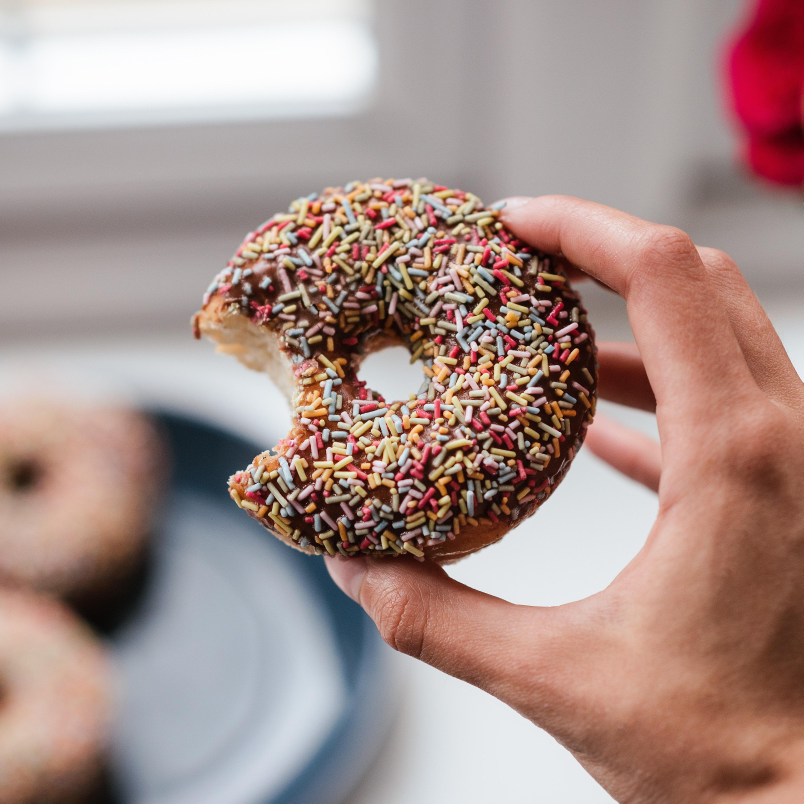
#> input picture BlogPicture/photos/2019-10-12_美食.jpg, 4016 x 4016 px, found by its file name (shown at 1/5 size); its folder holds 4 pictures in this run
$ python tool.py   (older library calls are emulated)
#> lines starting #> are read from the running program, lines starting #| are printed output that depends on the picture
### BlogPicture/ImageProcess.py
# coding=utf-8
from PIL import Image
import shutil
import os

class Graphics:
    '''图片处理类

    参数
    -------
    infile: 输入文件路径
    outfile: 输出文件路径
    '''
    def __init__(self, infile, outfile):
        self.infile = infile
        self.outfile = outfile

    # [41 lines left out: functions fixed_size, resize_by_width, resize_by_height, resize_by_size, not called in this run]


    def cut_by_ratio(self):
        """按照图片长宽进行分割

        ------------
        取中间的部分，裁剪成正方形
        """
        im = Image.open(self.infile)
        (x, y) = im.size
        if x > y:
            region = (int(x/2-y/2), 0, int(x/2+y/2), y)
            #裁切图片
            crop_img = im.crop(region)
            #保存裁切后的图片
            crop_img.save(self.outfile)
        elif x < y:
            region = (0, int(y/2-x/2), x, int(y/2+x/2))
            #裁切图片
            crop_img = im.crop(region)
            #保存裁切后的图片
            crop_img.save(self.outfile)

### BlogPicture/tool.py
#coding: utf-8
from PIL import Image
import os
import sys
import json
from datetime import datetime
from ImageProcess import Graphics

# 定义压缩比，数值越大，压缩越小
SIZE_normal = 1.0
SIZE_small = 1.5
SIZE_more_small = 2.0
SIZE_more_small_small = 3.0


def make_directory(directory):
    """创建目录"""
    os.makedirs(directory)

def directory_exists(directory):
    """判断目录是否存在"""
    if os.path.exists(directory):
        return True
    else:
        return False

def list_img_file(directory):
    """列出目录下所有文件，并筛选出图片文件列表返回"""
#> called with directory = './BlogPicture/photos/'
    old_list = os.listdir(directory)
    print (old_list)
    new_list = []
    for filename in old_list:
        name, fileformat = filename.split(".")
        if fileformat.lower() == "jpg" or fileformat.lower() == "png" or fileformat.lower() == "gif":
            new_list.append(filename)
#> in cut_photo, img is the input picture: PIL image 4016x4016 RGB; mean R, G, B 168.7, 145, 139.6
#> pass 2 of the loop in cut_photo, `for infile in file_list:`:
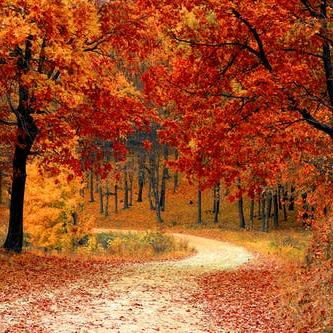
#> input picture BlogPicture/photos/2019-7-7_枫叶.jpg, 333 x 333 px, found by its file name
#> in cut_photo, img is the input picture: PIL image 333x333 RGB; mean R, G, B 161.3, 81.5, 42.8
#> pass 3 of the loop in cut_photo, `for infile in file_list:`:
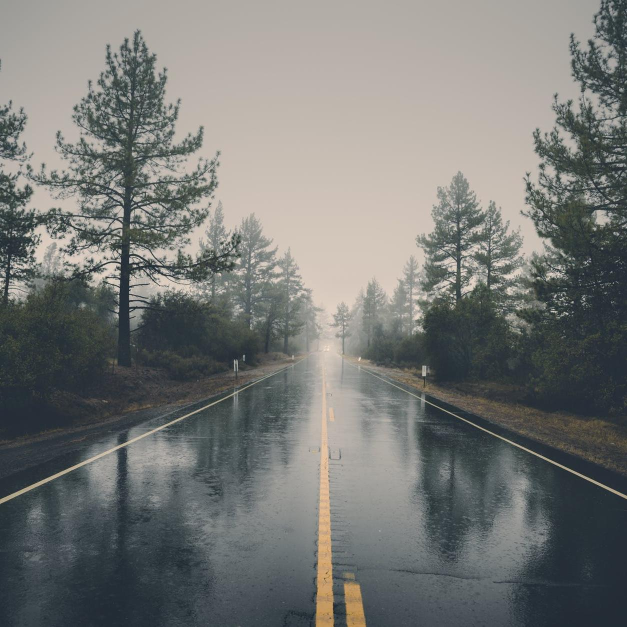
#> input picture BlogPicture/photos/2019-7-7_雨.jpg, 1254 x 1254 px, found by its file name (shown at 1/2 size)
#> in cut_photo, img is the input picture: PIL image 1254x1254 RGB; mean R, G, B 118.2, 119.7, 117.3
#> the loop made 4 passes; the first 3 are shown
#> in compress_photo, `src_dir, des_dir = "./BlogPicture/photos/", "./BlogPicture/min_photos/"`: src_dir = './BlogPicture/photos/'; des_dir = './BlogPicture/min_photos/'
#> in compress_photo, `file_list_src = list_img_file(src_dir)`: file_list_src = ['2019-10-12_美食.jpg', '2019-7-7_枫叶.jpg', '2019-7-7_雨.jpg', '2019-7-8_日本.jpg']
#> in compress_photo, `file_list_des = list_img_file(des_dir)`: file_list_des = []
    # print new_list
    return new_list


def print_help():
    print("""
    This program helps compress many image files
    you can choose which scale you want to compress your img(jpg/png/etc)
    1) normal compress(4M to 1M around)
    2) small compress(4M to 500K around)
    3) smaller compress(4M to 300K around)
    """)

def compress(choose, des_dir, src_dir, file_list):
    """压缩算法，img.thumbnail对图片进行压缩，

    参数
    -----------
    choose: str
            选择压缩的比例，有4个选项，越大压缩后的图片越小
    """
#> called with choose = '4', des_dir = './BlogPicture/min_photos/', src_dir = './BlogPicture/photos/'
    if choose == '1':
        scale = SIZE_normal
    if choose == '2':
        scale = SIZE_small
    if choose == '3':
        scale = SIZE_more_small
    if choose == '4':
        scale = SIZE_more_small_small
    for infile in file_list:
        img = Image.open(src_dir+infile)
        # size_of_file = os.path.getsize(infile)
        w, h = img.size
#> w = 4016; h = 4016
        img.thumbnail((int(w/scale), int(h/scale)))
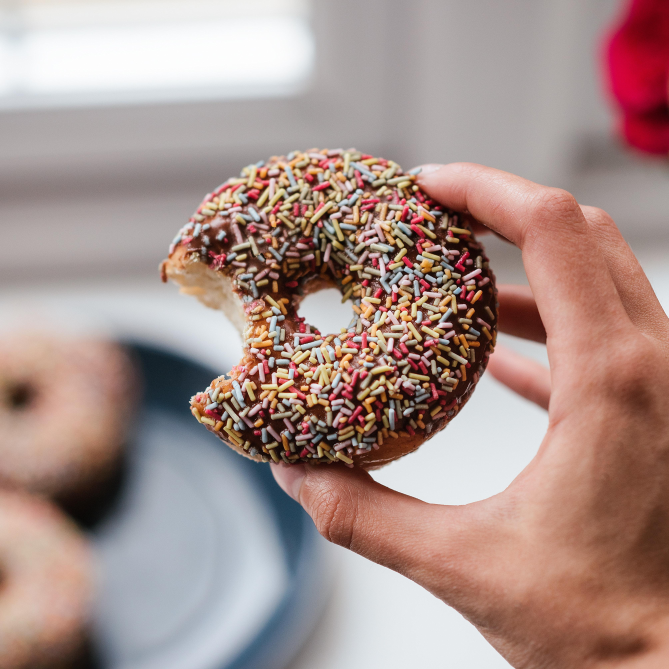
#> img: PIL image 1338x1338 RGB (shown at 1/2 size); mean R, G, B 168.7, 145, 139.6
        img.save(des_dir + infile)
#> pass 2 of the loop in compress, `for infile in file_list:`:
#> in compress, `img.thumbnail((int(w/scale), int(h/scale)))`:
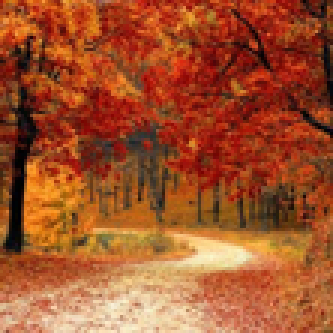
#> img: PIL image 111x111 RGB (shown 3 times larger); mean R, G, B 161.3, 81.5, 42.8
#> pass 3 of the loop in compress, `for infile in file_list:`:
#> in compress, `img.thumbnail((int(w/scale), int(h/scale)))`:
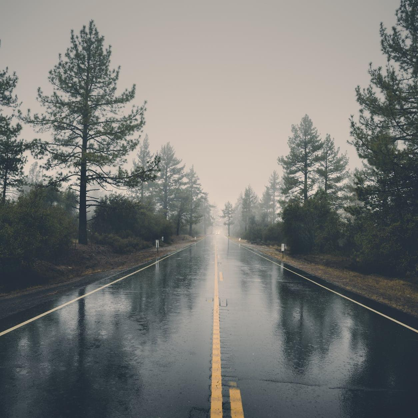
#> img: PIL image 418x418 RGB; mean R, G, B 118.2, 119.7, 117.3
#> the loop made 4 passes; the first 3 are shown
def compress_photo():
    '''调用压缩图片的函数
    '''
    src_dir, des_dir = "./BlogPicture/photos/", "./BlogPicture/min_photos/"


    if not directory_exists(src_dir):
        make_directory(src_dir)
    # business logic
    file_list_src = list_img_file(src_dir)


    if not directory_exists(des_dir):
        make_directory(des_dir)
    file_list_des = list_img_file(des_dir)
        # print file_list
    '''如果已经压缩了，就不再压缩'''
    for i in range(len(file_list_des)):
        if file_list_des[i] in file_list_src:
            file_list_src.remove(file_list_des[i])
    if len(file_list_src) == 0:
        print("=====没有新文件需要压缩=======")
    compress('4', des_dir, src_dir, file_list_src)

def handle_photo():
    '''根据图片的文件名处理成需要的json格式的数据

    -----------
    最后将data.json文件存到博客的source/photos文件夹下
    '''
    src_dir, des_dir = "./BlogPicture/photos/", "./BlogPicture/min_photos/"
#> src_dir = './BlogPicture/photos/'; des_dir = './BlogPicture/min_photos/'
    file_list = list_img_file(src_dir)
#> file_list has the same summary as file_list_src in compress_photo
    list_info = []
    file_list.sort(key=lambda x: x.split('_')[0])   # 按照日期排序

    for i in range(len(file_list)):
        filename = file_list[i]
        #print(filename)
        date_str, info = filename.split("_")
        info, _ = info.split(".")
        date = datetime.strptime(date_str, "%Y-%m-%d")
        year_month = date_str[0:7]
        if i == 0:  # 处理第一个文件
            new_dict = {"date": year_month, "arr":{'year': date.year,
                                                                   'month': date.month,
                                                                   'link': [filename],
                                                                   'text': [info],
                                                                   'type': ['image']
                                                                   }
                                        }
            list_info.append(new_dict)
        elif year_month != list_info[-1]['date']:  # 不是最后的一个日期，就新建一个dict
            new_dict = {"date": year_month, "arr":{'year': date.year,
                                                   'month': date.month,
                                                   'link': [filename],
                                                   'text': [info],
                                                   'type': ['image']
                                                   }
                        }
            list_info.append(new_dict)
        else:  # 同一个日期
            list_info[-1]['arr']['link'].append(filename)
            list_info[-1]['arr']['text'].append(info)
            list_info[-1]['arr']['type'].append('image')
#> this loop made 4 passes
#> (date_str, info) on passes 1 to 4: ('2019-10-12', '美食'), ('2019-7-7', '枫叶'), ('2019-7-7', '雨'), ('2019-7-8', '日本')
#> after the loop, list_info = 2 items
    list_info.reverse()  # 翻转
    final_dict = {"list": list_info}
    with open("./source/photos/data.json","w") as fp:
        json.dump(final_dict, fp)

def cut_photo():
    """裁剪算法

    ----------
    调用Graphics类中的裁剪算法，将src_dir目录下的文件进行裁剪（裁剪成正方形）
    """
    src_dir = "./BlogPicture/photos/"

    if not directory_exists(src_dir):
        make_directory(src_dir)
        # business logic
    file_list = list_img_file(src_dir)
    # print file_list
    if file_list:
        #print_help()
        for infile in file_list:
            img = Image.open(src_dir+infile)
            Graphics(infile=src_dir+infile, outfile=src_dir + infile).cut_by_ratio()


def git_operation():
    '''
    git 命令行函数，将仓库提交

    ----------
    需要安装git命令行工具，并且添加到环境变量中
    '''
    os.system('git add --all')
    os.system('git commit -m "add photos"')
    os.system('git push origin master')

if __name__ == "__main__":
    cut_photo()        # 裁剪图片，裁剪成正方形，去中间部分
    compress_photo()# 压缩图片，并保存到mini_photos文件夹下
    handle_photo()# 将文件处理成json格式，存到博客仓库中
    #git_operation()    # 提交到github仓库
